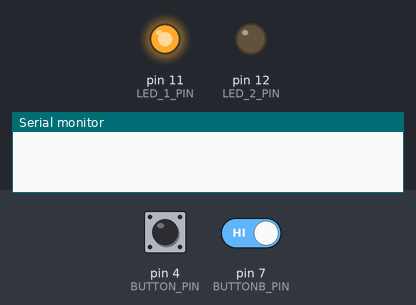
Simulated run of this program. Board: Arduino Uno, built with avr-gcc and run on an emulated ATmega328P. On the bench: output pins drawn as LEDs (lit = HIGH), the last lines printed to the serial monitor. Inputs (shaded band) come from the test bench; at power-on: pin 4 (BUTTON_PIN) HIGH, pin 7 (BUTTONB_PIN) HIGH.

Above: at 1.2 s.
1.3 s: pin 4 (BUTTON_PIN) pulled LOW for 0.15 s
At 1.37 s:
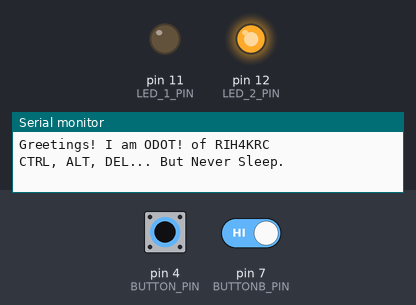
4.5 s: pin 4 (BUTTON_PIN) pulled LOW for 3.2 s
At 8.6 s:
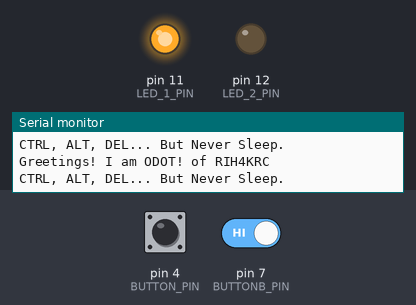
9.2 s: pin 4 (BUTTON_PIN) driven LOW and pin 7 (BUTTONB_PIN) driven LOW
At 9.5 s:
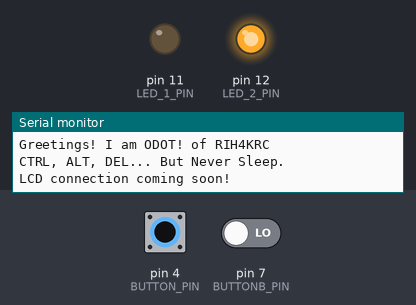
12.2 s: pin 4 (BUTTON_PIN) driven HIGH
At 13.6 s:
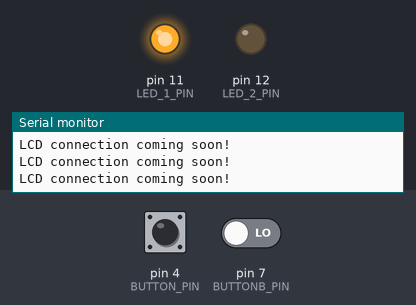
15.2 s: pin 4 (BUTTON_PIN) driven LOW
At 16.6 s:
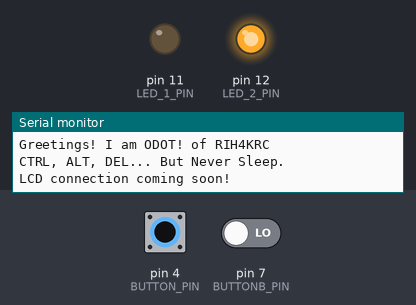
Timing chart, 0 to 18.2 s (numbered marks = the images above; inputs shaded):
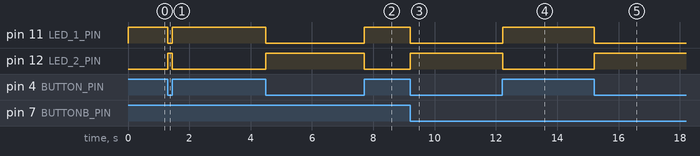

Measured:
- after the input at 1.3 s, pin 11 (LED_1_PIN): HIGH → LOW at once, → HIGH 0.15 s later; pin 12 (LED_2_PIN): LOW → HIGH at once, → LOW 0.15 s later
- after the input at 4.5 s, pin 11 (LED_1_PIN): HIGH → LOW at once, → HIGH 3.2 s later; pin 12 (LED_2_PIN): LOW → HIGH at once, → LOW 3.2 s later
- after the input at 9.2 s, pin 11 (LED_1_PIN): HIGH → LOW at once; pin 12 (LED_2_PIN): LOW → HIGH at once
- after the input at 12.2 s, pin 11 (LED_1_PIN): LOW → HIGH at once; pin 12 (LED_2_PIN): HIGH → LOW at once
- after the input at 15.2 s, pin 11 (LED_1_PIN): HIGH → LOW at once; pin 12 (LED_2_PIN): LOW → HIGH at once

The program:

main.cpp
```cpp
#include <Arduino.h>
//#include <LiquidCrystal.h> LCD Screen will be for v2 shield
// C++ code - odot!
// UNO shield - RIH4KRC
// v1

#define LED_1_PIN 11
#define LED_2_PIN 12
#define BUTTON_PIN 4
#define BUTTONB_PIN 7

void setup()
{
  Serial.begin(9600);
  pinMode(LED_1_PIN, OUTPUT);
  pinMode(LED_2_PIN, OUTPUT);

  pinMode(BUTTON_PIN, INPUT_PULLUP);
  pinMode(BUTTONB_PIN, INPUT_PULLUP);
}

void loop()
{
  byte buttonState = digitalRead(BUTTON_PIN);
  byte buttonState2 = digitalRead(BUTTONB_PIN);

  if (buttonState == LOW) {
    digitalWrite(LED_1_PIN, LOW);
    digitalWrite(LED_2_PIN, HIGH);
    Serial.println("Greetings! I am ODOT! of RIH4KRC");
    Serial.println("CTRL, ALT, DEL... But Never Sleep.");


  }
  else {
    digitalWrite(LED_1_PIN, HIGH);
    digitalWrite(LED_2_PIN, LOW);

  }

  if (buttonState2 == LOW){
    Serial.println("LCD connection coming soon!");
  }
}
```
